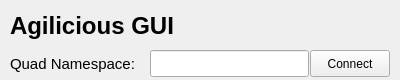
<?xml version="1.0" encoding="UTF-8"?>
<ui version="4.0">
 <class>QuadWidget</class>
 <widget class="QWidget" name="QuadWidget">
  <property name="geometry">
   <rect>
    <x>0</x>
    <y>0</y>
    <width>400</width>
    <height>80</height>
   </rect>
  </property>
  <property name="sizePolicy">
   <sizepolicy hsizetype="Minimum" vsizetype="Minimum">
    <horstretch>0</horstretch>
    <verstretch>0</verstretch>
   </sizepolicy>
  </property>
  <property name="minimumSize">
   <size>
    <width>400</width>
    <height>80</height>
   </size>
  </property>
  <property name="windowTitle">
   <string>Copilot</string>
  </property>
  <widget class="QLabel" name="title">
   <property name="geometry">
    <rect>
     <x>10</x>
     <y>10</y>
     <width>291</width>
     <height>31</height>
    </rect>
   </property>
   <property name="font">
    <font>
     <pointsize>18</pointsize>
     <weight>75</weight>
     <bold>true</bold>
    </font>
   </property>
   <property name="text">
    <string>Agilicious GUI</string>
   </property>
  </widget>
  <widget class="QPushButton" name="button_connect">
   <property name="geometry">
    <rect>
     <x>310</x>
     <y>50</y>
     <width>80</width>
     <height>27</height>
    </rect>
   </property>
   <property name="text">
    <string>Connect</string>
   </property>
  </widget>
  <widget class="QLabel" name="label">
   <property name="geometry">
    <rect>
     <x>10</x>
     <y>50</y>
     <width>141</width>
     <height>27</height>
    </rect>
   </property>
   <property name="sizePolicy">
    <sizepolicy hsizetype="Minimum" vsizetype="Fixed">
     <horstretch>0</horstretch>
     <verstretch>0</verstretch>
    </sizepolicy>
   </property>
   <property name="font">
    <font>
     <pointsize>11</pointsize>
    </font>
   </property>
   <property name="text">
    <string>Quad Namespace:</string>
   </property>
  </widget>
  <widget class="QLineEdit" name="namespace_text">
   <property name="geometry">
    <rect>
     <x>150</x>
     <y>50</y>
     <width>159</width>
     <height>27</height>
    </rect>
   </property>
   <property name="toolTip">
    <string>Topic to send Twist message to</string>
   </property>
   <property name="text">
    <string/>
   </property>
  </widget>
 </widget>
 <resources/>
 <connections/>
</ui>
